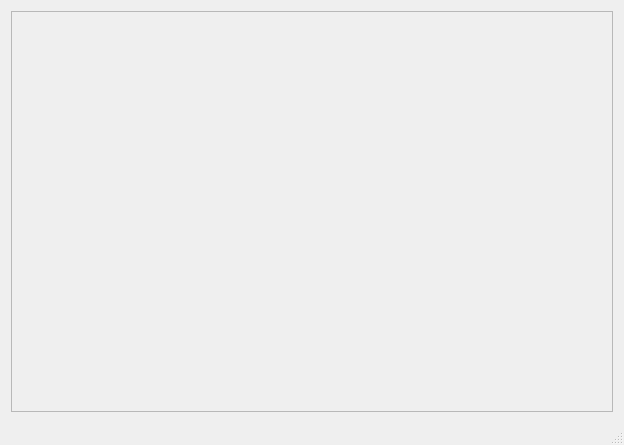
<?xml version="1.0" encoding="UTF-8"?>
<ui version="4.0">
 <class>MainWindow</class>
 <widget class="QMainWindow" name="MainWindow">
  <property name="geometry">
   <rect>
    <x>0</x>
    <y>0</y>
    <width>624</width>
    <height>445</height>
   </rect>
  </property>
  <property name="windowTitle">
   <string>MainWindow</string>
  </property>
  <widget class="QWidget" name="centralWidget">
   <layout class="QHBoxLayout" name="horizontalLayout">
    <item>
     <widget class="QScrollArea" name="glScrollArea">
      <property name="focusPolicy">
       <enum>Qt::StrongFocus</enum>
      </property>
      <property name="widgetResizable">
       <bool>true</bool>
      </property>
      <widget class="QWidget" name="glWidget">
       <property name="geometry">
        <rect>
         <x>0</x>
         <y>0</y>
         <width>598</width>
         <height>376</height>
        </rect>
       </property>
      </widget>
     </widget>
    </item>
   </layout>
  </widget>
  <widget class="QMenuBar" name="menuBar">
   <property name="geometry">
    <rect>
     <x>0</x>
     <y>0</y>
     <width>624</width>
     <height>22</height>
    </rect>
   </property>
  </widget>
  <widget class="QStatusBar" name="statusBar"/>
 </widget>
 <layoutdefault spacing="6" margin="11"/>
 <resources/>
 <connections/>
</ui>
